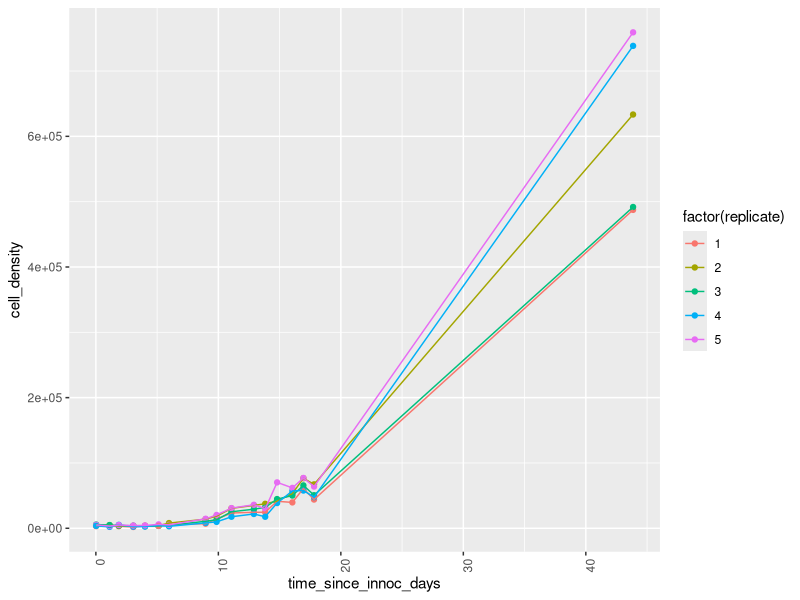

Recreate this plot in R. (Note: this script raises an error after producing the figure.)
#### PK temp growth rate analysis
#### nov 2 2016
#### Joey Bernhardt

library(tidyverse)
library(plotrix)
library(purrr)
library(broom)
library(gridExtra)

cells <- read_csv("data/ptemp_all_3.csv")

cells_full <- cells %>% 
	filter(P.treatment == "FULL") 

cells_def <- cells %>% 
	filter(P.treatment == "DEF") 

cells_full %>% 
	filter(!grepl("B", Unique_ID )) %>% 
	filter(temperature == 8) %>% 
	group_by(temperature, replicate, Unique_ID) %>% 
	ggplot(aes(x = time_since_innoc_days, y = cell_density, group = Unique_ID, color = factor(replicate))) + geom_point() +
	geom_line() +
	theme(axis.text.x = element_text(angle = 90, hjust = 1))

cells_full %>% 
	 filter(time_since_innoc_hours < 250) %>% 
	filter(!grepl("B", Unique_ID )) %>% 
	filter(temperature == "20" | temperature == "24") %>% 
	group_by(temperature, replicate, Unique_ID) %>% 
	do(tidy(nls(cell_density ~ 80000 * (1+a)^(time_since_innoc_days),
							data= .,  start=list(a=0.01),
							control = nls.control(maxiter=100, minFactor=1/204800000)))) %>% 
	group_by(temperature) %>% 
	summarise(mean_gr = mean(estimate)) %>% View
	ggplot(aes(x = time_since_innoc_hours, y = cell_density, group = Unique_ID, color = factor(temperature))) + geom_point() + geom_line()




cells_full %>% 
	# filter(time_since_innoc_hours < 500) %>% 
	filter(!grepl("B", Unique_ID )) %>% 
	# filter(temperature == "8" | temperature == "12") %>% 
group_by(temperature, replicate) %>%
	do(tidy(nls(cell_density ~ 80000 * (1+a)^(time_since_innoc_days),
							data= .,  start=list(a=0.01),
							control = nls.control(maxiter=100, minFactor=1/204800000)))) %>%
	group_by(temperature) %>% 
	summarise_each(funs(mean, std.error), estimate) %>% 
	ggplot(aes(x = temperature, y = mean)) + geom_point() +
	geom_errorbar(aes(ymin = mean - std.error, ymax = mean + std.error)) + 
scale_y_log10()

growth_rate <- cells_full %>% 
	filter(Unique_ID != "1",
				 Unique_ID != "2",
				 Unique_ID != "3",
				 Unique_ID != "4",
				 Unique_ID != "5",
				 Unique_ID != "41",
				 Unique_ID != "42",
				 Unique_ID != "43",
				 Unique_ID != "44",
				 Unique_ID != "45") %>%
	group_by(temperature, replicate) %>%
	do(tidy(nls(cell_density ~ 100000 * (1+a)^(time_since_innoc_days),
							data= .,  start=list(a=0.01),
							control = nls.control(maxiter=100, minFactor=1/204800000)))) 

growth_rate %>% 
	mutate(inverse_temp = (-1/(.00008617*(temperature+273.15)))) %>%
	lm(log(estimate) ~ inverse_temp, data = .) %>% 
	summary

full <- growth_rate %>% 
	mutate(inverse_temp = (-1/(.00008617*(temperature+273.15)))) %>%
ggplot(data = ., aes(x = inverse_temp, y = log(estimate))) + geom_point() +
	geom_smooth(method = "lm")
	


# now for the p def cells -------------------------------------------------

cells_def %>% 
	# filter(time_since_innoc_hours < 500) %>% 
	filter(grepl("B", Unique_ID )) %>% View


cells_def <- cells_def %>% 
	filter(Unique_ID != "36",
				 Unique_ID != "37",
				 Unique_ID != "38",
				 Unique_ID != "39",
				 Unique_ID != "30",
				 Unique_ID != "46",
				 Unique_ID != "47",
				 Unique_ID != "48",
				 Unique_ID != "49",
				 Unique_ID != "50")


ggplot(data = cells_def, aes(x = time_since_innoc_days, y = cell_density, group = replicate, color = temperature)) +
	geom_point() +
	geom_line(group = replicate)

growth_rate_def <- cells_def %>% 
	group_by(temperature, replicate) %>% 
	do(tidy(nls(cell_density ~ 40000 * (1+a)^(time_since_innoc_days),
							data= .,  start=list(a=0.01),
							control = nls.control(maxiter=100, minFactor=1/204800000)))) 

growth_rate_def %>% 
	mutate(inverse_temp = (-1/(.00008617*(temperature+273.15)))) %>%
	lm(log(estimate) ~ inverse_temp, data = .) %>% 
	summary

def <- growth_rate_def %>% 
	mutate(inverse_temp = (-1/(.00008617*(temperature+273.15)))) %>%
	ggplot(data = ., aes(x = inverse_temp, y = log(estimate))) + geom_point() +
	geom_smooth(method = "lm")

growth_rate$nutrient_level <- "replete"
growth_rate_def$nutrient_level <- "deficient"
all_rates <- bind_rows(growth_rate, growth_rate_def)

all_rates %>% 
	mutate(inverse_temp = (1/(.00008617*(temperature+273.15)))) %>%
	ggplot(data = ., aes(x = inverse_temp, y = log(estimate), group = nutrient_level, color = nutrient_level)) + geom_point() +
	geom_smooth(method = "lm") +
	scale_x_reverse() +
	xlab("inverse temperature (1/kT)") + 
	ylab("log growth rate")
	

all_rates %>% 
	mutate(inverse_temp = (-1/(.00008617*(temperature+273.15)))) %>%
	group_by(nutrient_level) %>% 
	do(tidy(lm(log(estimate) ~ inverse_temp, data = .), conf.int = TRUE)) %>% View
	filter(term == "inverse_temp") %>%
	ggplot(data = ., aes(x = nutrient_level, y = estimate)) + geom_point() +
	geom_errorbar(aes(ymin = conf.low, ymax = conf.high))

